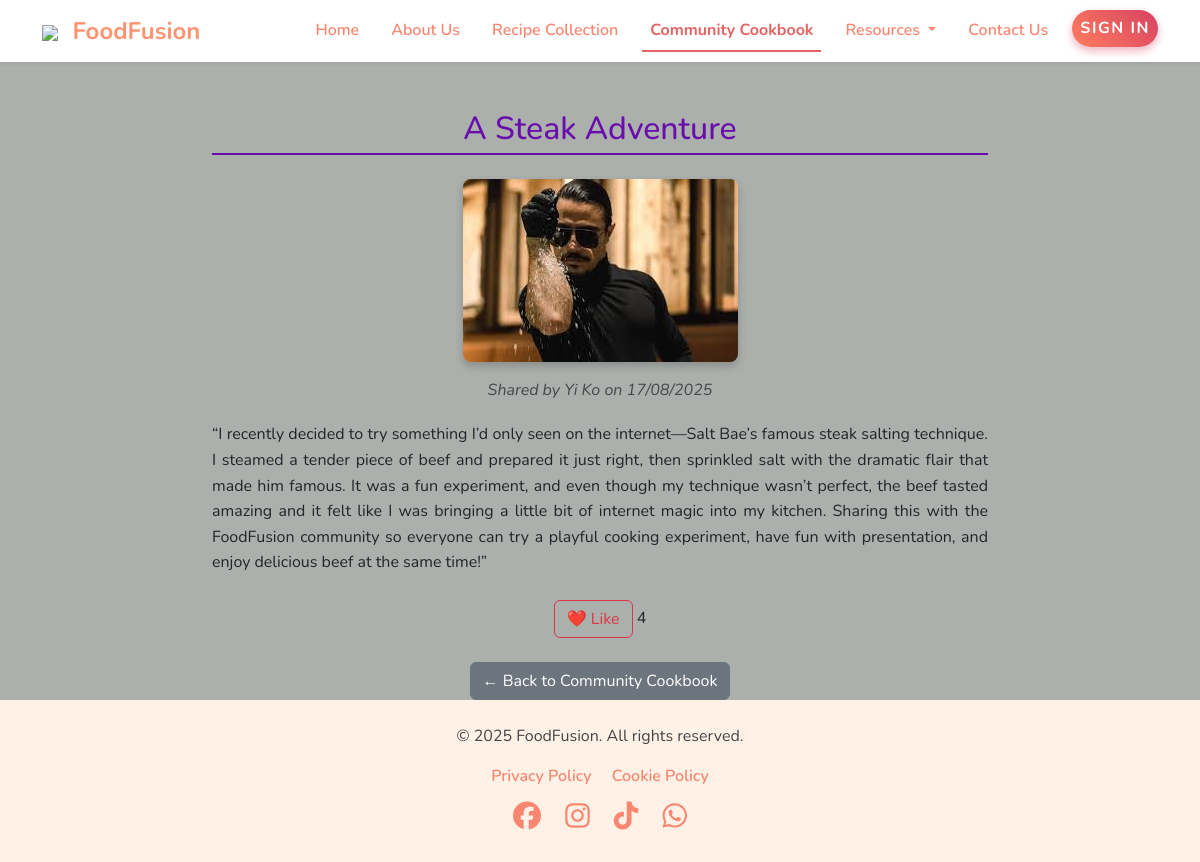
The app's page /detail.php?id=15 with its own data.
### tables this page shows
CREATE TABLE `cookbook` (
  `id` int(11) NOT NULL,
  `user_id` int(11) NOT NULL,
  `title` varchar(255) NOT NULL,
  `description` text NOT NULL,
  `image` varchar(255) NOT NULL,
  `created_at` timestamp NULL DEFAULT current_timestamp()
);

### detail.php (the view, shortened to what this page needs)
<?php
include("includes/header.php");
include("includes/db.php");
$id = intval($_GET['id']);
$tableExists = false;
$checkTable = $conn->query("SHOW TABLES LIKE 'cookbook_likes'");
if ($checkTable && $checkTable->num_rows > 0) {
    $tableExists = true;
}
if ($tableExists) {
    $sql = 'SELECT cookbook.id, CONCAT(first_name, " ", last_name) AS full_name,
                   title, description, image, cookbook.created_at,
                   (SELECT COUNT(*) FROM cookbook_likes WHERE recipe_id = cookbook.id) AS likes
            FROM cookbook
            JOIN users ON cookbook.user_id = users.id
            WHERE cookbook.id = ?';
} else {
    $sql = 'SELECT cookbook.id, CONCAT(first_name, " ", last_name) AS full_name,
                   title, description, image, cookbook.created_at, 0 AS likes
            FROM cookbook
            JOIN users ON cookbook.user_id = users.id
            WHERE cookbook.id = ?';
}
$stmt = $conn->prepare($sql);
$stmt->bind_param("i", $id);
$stmt->execute();
$result = $stmt->get_result();
$recipe = $result->fetch_assoc();
?>
<main class="container mt-5" style="max-width: 800px;">
    <h2 style="color: #6a0dad; text-align:center; border-bottom: 2px solid #6a0dad; padding-bottom: 5px;">
        <?= htmlspecialchars($recipe['title']) ?>
    </h2>
    <div class="text-center mt-4">
        <?php if (!empty($recipe['image'])): ?>
            <img src="uploads/<?= htmlspecialchars($recipe['image']) ?>"
                 alt="<?= htmlspecialchars($recipe['title']) ?>"
                 style="max-width: 100%; border-radius: 8px; box-shadow: 0 4px 8px rgba(0,0,0,0.2);">
        <?php else: ?>
            <img src="images/default-recipe.jpg"
                 alt="Default Recipe"
                 style="max-width: 100%; border-radius: 8px; box-shadow: 0 4px 8px rgba(0,0,0,0.2);">
        <?php endif; ?>
    </div>
    <p class="text-muted mt-3" style="font-style: italic; text-align: center;">
        Shared by <?= htmlspecialchars($recipe['full_name']) ?>
        on <?= date('d/m/Y', strtotime($recipe['created_at'])) ?>
    </p>
    <p style="margin-top: 20px; line-height: 1.6; text-align: justify;">
        <?= nl2br(htmlspecialchars($recipe['description'])) ?>
    </p>
    <?php if ($tableExists): ?>
    <div class="mt-4 text-center">
        <button class="btn btn-outline-danger" id="likeBtn">
            ❤️ Like
        </button>
        <span id="likeCount"><?= $recipe['likes'] ?></span>
    </div>
    <?php endif; ?>
    <div class="text-center mt-4">
        <a href="community.php" class="btn btn-secondary">← Back to Community Cookbook</a>
    </div>
</main>
<?php include("includes/footer.php"); ?>

### assets/css/style.css (style rules this page uses)
:root { --sunset-bg: #fff1e6; --sunset-brand: #ff9472; --sunset-link: #f88670; --sunset-hover: #e46464; --sunset-shadow: rgba(0, 0, 0, 0.05); --sunset-font: 'Nunito', sans-serif; }
body { font-family: var(--sunset-font); background-color: #acb0ac; margin: 0; padding: 0; }

### records on screen
cookbook: title "A Steak Adventure", image (picture), created_at "17/08/2025", description "“I recently decided to try something I’d only seen on the internet—Salt Bae’s famous steak salting technique. I steamed a tender piece of beef and prepared it just right, then sprinkled salt with the dramatic flair that made him famous. It was a fun experiment, and even though my technique wasn’t perfect, the beef tasted amazing and it felt like I was bringing a little bit of internet magic into my kitchen. Sharing this with the FoodFusion community so everyone can try a playful cooking experiment, have fun with presentation, and enjoy delicious beef at the same time!”"

### other values on screen
$recipe['full_name'] "Yi Ko"
$recipe['likes'] "4"
